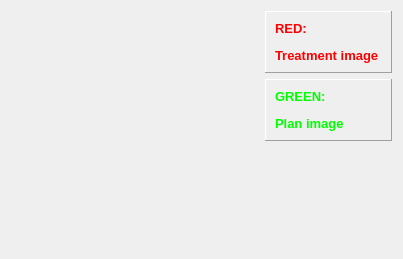
                  <widget class="QWidget" name="False_Color">
                   <property name="geometry">
                    <rect>
                     <x>0</x>
                     <y>0</y>
                     <width>403</width>
                     <height>259</height>
                    </rect>
                   </property>
                   <attribute name="label">
                    <string>False Colors</string>
                   </attribute>
                   <layout class="QGridLayout" name="gridLayout_38">
                    <item row="4" column="0">
                     <spacer name="verticalSpacer_27">
                      <property name="orientation">
                       <enum>Qt::Vertical</enum>
                      </property>
                      <property name="sizeType">
                       <enum>QSizePolicy::Minimum</enum>
                      </property>
                      <property name="sizeHint" stdset="0">
                       <size>
                        <width>20</width>
                        <height>30</height>
                       </size>
                      </property>
                     </spacer>
                    </item>
                    <item row="3" column="1">
                     <spacer name="verticalSpacer_10">
                      <property name="orientation">
                       <enum>Qt::Vertical</enum>
                      </property>
                      <property name="sizeHint" stdset="0">
                       <size>
                        <width>20</width>
                        <height>40</height>
                       </size>
                      </property>
                     </spacer>
                    </item>
                    <item row="0" column="0" rowspan="4">
                     <widget class="matplotlibWidget" name="Display_FalseColor" native="true">
                      <property name="enabled">
                       <bool>true</bool>
                      </property>
                      <property name="sizePolicy">
                       <sizepolicy hsizetype="Expanding" vsizetype="Expanding">
                        <horstretch>0</horstretch>
                        <verstretch>0</verstretch>
                       </sizepolicy>
                      </property>
                      <property name="minimumSize">
                       <size>
                        <width>200</width>
                        <height>200</height>
                       </size>
                      </property>
                      <property name="maximumSize">
                       <size>
                        <width>1000000</width>
                        <height>1000000</height>
                       </size>
                      </property>
                     </widget>
                    </item>
                    <item row="1" column="1">
                     <widget class="QFrame" name="frame_3">
                      <property name="sizePolicy">
                       <sizepolicy hsizetype="Minimum" vsizetype="Minimum">
                        <horstretch>0</horstretch>
                        <verstretch>0</verstretch>
                       </sizepolicy>
                      </property>
                      <property name="frameShape">
                       <enum>QFrame::Panel</enum>
                      </property>
                      <property name="frameShadow">
                       <enum>QFrame::Raised</enum>
                      </property>
                      <layout class="QGridLayout" name="gridLayout_37">
                       <item row="0" column="0">
                        <widget class="QLabel" name="label_62">
                         <property name="font">
                          <font>
                           <pointsize>10</pointsize>
                           <weight>75</weight>
                           <bold>true</bold>
                          </font>
                         </property>
                         <property name="text">
                          <string>&lt;html&gt;&lt;head/&gt;&lt;body&gt;&lt;p&gt;&lt;span style=&quot; color:#00ff00;&quot;&gt;GREEN: &lt;/span&gt;&lt;/p&gt;&lt;p&gt;&lt;span style=&quot; color:#00ff00;&quot;&gt;Plan image &lt;/span&gt;&lt;/p&gt;&lt;/body&gt;&lt;/html&gt;</string>
                         </property>
                        </widget>
                       </item>
                      </layout>
                     </widget>
                    </item>
                    <item row="0" column="1">
                     <widget class="QFrame" name="frame_2">
                      <property name="sizePolicy">
                       <sizepolicy hsizetype="Minimum" vsizetype="Minimum">
                        <horstretch>0</horstretch>
                        <verstretch>0</verstretch>
                       </sizepolicy>
                      </property>
                      <property name="frameShape">
                       <enum>QFrame::Panel</enum>
                      </property>
                      <property name="frameShadow">
                       <enum>QFrame::Raised</enum>
                      </property>
                      <layout class="QGridLayout" name="gridLayout_29">
                       <item row="0" column="0">
                        <widget class="QLabel" name="label_61">
                         <property name="font">
                          <font>
                           <pointsize>10</pointsize>
                           <weight>75</weight>
                           <bold>true</bold>
                          </font>
                         </property>
                         <property name="frameShape">
                          <enum>QFrame::NoFrame</enum>
                         </property>
                         <property name="text">
                          <string>&lt;html&gt;&lt;head/&gt;&lt;body&gt;&lt;p&gt;&lt;span style=&quot; color:#ff0000;&quot;&gt;RED: &lt;/span&gt;&lt;/p&gt;&lt;p&gt;&lt;span style=&quot; color:#ff0000;&quot;&gt;Treatment image &lt;/span&gt;&lt;/p&gt;&lt;/body&gt;&lt;/html&gt;</string>
                         </property>
                        </widget>
                       </item>
                      </layout>
                     </widget>
                    </item>
                   </layout>
                  </widget>
